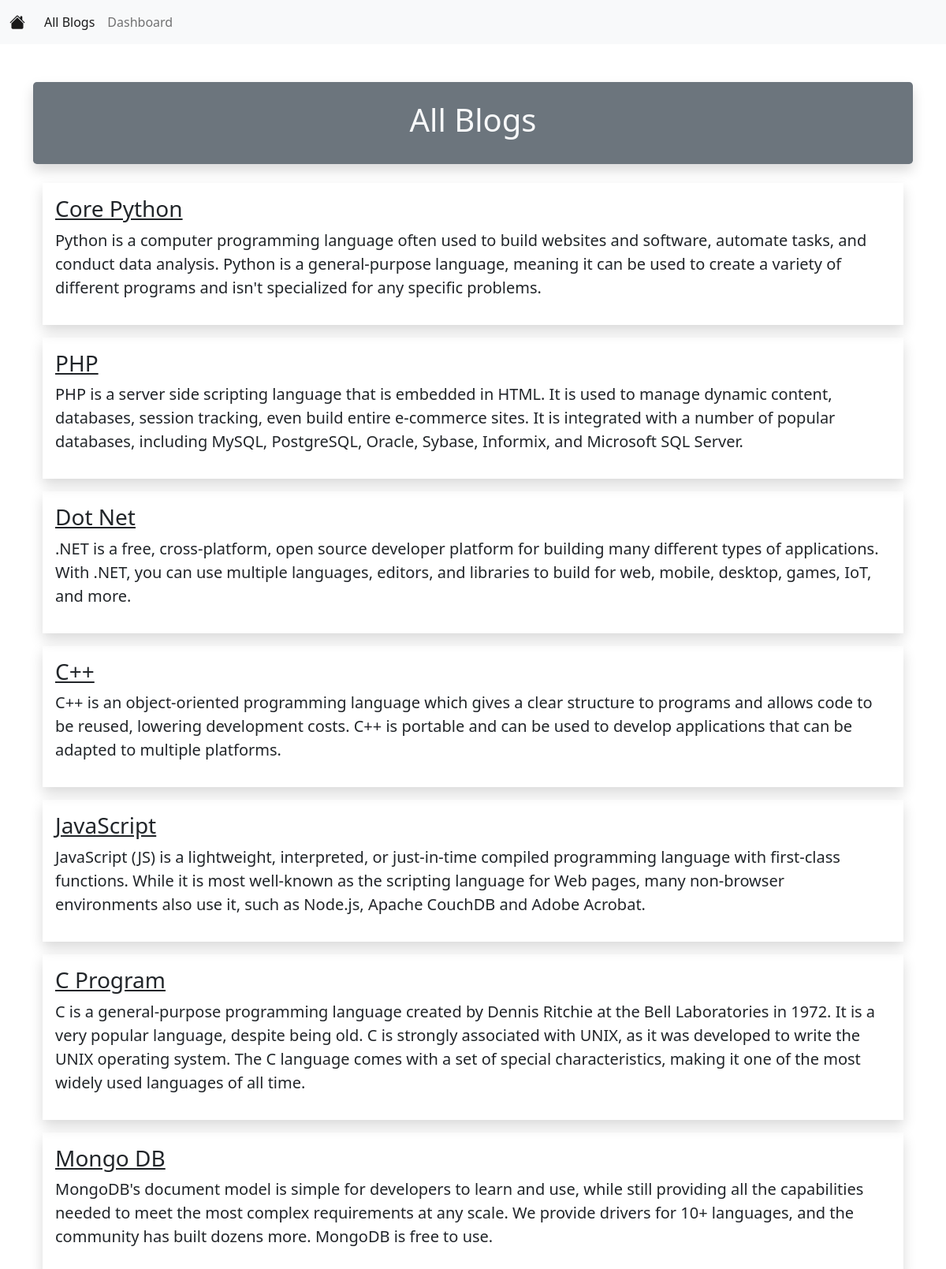
The page / on the database its author committed.
### BlogApp/models.py (models this page shows)
class BlogModel(models.Model):
    title = models.CharField( max_length=100 )
    desc = models.TextField()
    created_at = models.DateTimeField(auto_now_add=True)

### BlogApp/views.py (the view)
# urls.py: path("", views.home_view , name= "home"),
def home_view(request):
    blogs = BlogModel.objects.all()
    context = {'blogs':blogs}
    return render(request , 'home.html', context)

### templates/home.html (shortened to what this page needs)
{% extends 'base.html' %}
{% load static %}
{% block body %}
    <div class="container my-5">
        <div class="container text-center bg-secondary p-4 rounded-3 shadow">
            <h1 class="text-light">All Blogs</h1>
        </div>
        <div class="container my-4">
            {% for blog in blogs %}
            <div class="container mb-3 p-3 shadow">
                <h3 class="text-decoration-underline">{{blog.title}}</h3>
                <p class="lead">{{blog.desc}}</p>
            </div>
            {% endfor %}
        </div>
    </div>
{% endblock body %}

### templates/base.html (shortened to what this page needs)
<!DOCTYPE html>
{% load static %}
<html lang="en">
<head>
    <link href="https://cdn.jsdelivr.net/npm/bootstrap@5.0.2/dist/css/bootstrap.min.css" rel="stylesheet"
>
    <link rel="stylesheet" href="https://cdn.jsdelivr.net/npm/bootstrap-icons@1.10.3/font/bootstrap-icons.css">
</head>
<body>
    <nav class="navbar navbar-expand-lg navbar-light bg-light">
        <div class="container-fluid">
            <a class="navbar-brand" href="{% url 'home' %}"><i class="bi bi-house-fill"></i></a>
            <div class="collapse navbar-collapse" id="navbarNav">
                <ul class="navbar-nav">
                    <li class="nav-item">
                        <a class="nav-link active" aria-current="page" href="{% url 'home' %}">All Blogs</a>
                    </li>
                    <li class="nav-item">
                        <a class="nav-link" href="{% url 'dashboard' %}">Dashboard</a>
                    </li>
                </ul>
            </div>
        </div>
    </nav>
    {% block body %}
    {% endblock body %}
</body>
</html>

### rows shown on the page
BlogModel: title "Core Python", desc "Python is a computer programming language often used to build websites and software, automate tasks, and conduct data analysis. Python is a general-purpose language, meaning it can be used to create a variety of different programs and isn't specialized for any specific problems."
BlogModel: title "PHP", desc "PHP is a server side scripting language that is embedded in HTML. It is used to manage dynamic content, databases, session tracking, even build entire e-commerce sites. It is integrated with a number of popular databases, including MySQL, PostgreSQL, Oracle, Sybase, Informix, and Microsoft SQL Server."
BlogModel: title "Dot Net", desc ".NET is a free, cross-platform, open source developer platform for building many different types of applications. With .NET, you can use multiple languages, editors, and libraries to build for web, mobile, desktop, games, IoT, and more."
BlogModel: title "C++", desc "C++ is an object-oriented programming language which gives a clear structure to programs and allows code to be reused, lowering development costs. C++ is portable and can be used to develop applications that can be adapted to multiple platforms."
BlogModel: title "JavaScript", desc "JavaScript (JS) is a lightweight, interpreted, or just-in-time compiled programming language with first-class functions. While it is most well-known as the scripting language for Web pages, many non-browser environments also use it, such as Node.js, Apache CouchDB and Adobe Acrobat."
BlogModel: title "C Program", desc "C is a general-purpose programming language created by Dennis Ritchie at the Bell Laboratories in 1972. It is a very popular language, despite being old. C is strongly associated with UNIX, as it was developed to write the UNIX operating system. The C language comes with a set of special characteristics, making it one of the most widely used languages of all time."
BlogModel: title "Mongo DB", desc "MongoDB's document model is simple for developers to learn and use, while still providing all the capabilities needed to meet the most complex requirements at any scale. We provide drivers for 10+ languages, and the community has built dozens more. MongoDB is free to use."
